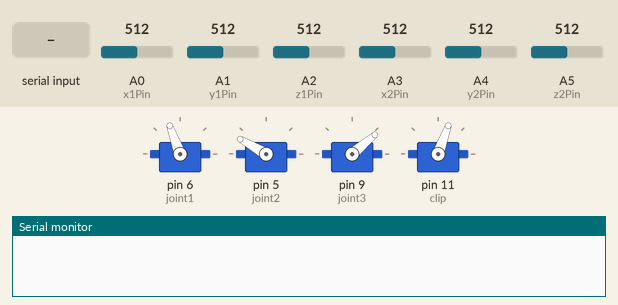
The sketch below on a simulated Arduino Uno, built with avr-gcc and run on an emulated ATmega328P. Parts: 4 × servo, the last lines printed to the serial monitor. Inputs (shaded band) come from the test bench; at power-on: A2 (z1Pin) = 512, A0 (x1Pin) = 512, A1 (y1Pin) = 512, A3 (x2Pin) = 512, A4 (y2Pin) = 512, A5 (z2Pin) = 512.

Above: at 1.2 s.
1.3 s: A2 (z1Pin) set to 22
2.8 s: A2 (z1Pin) set to 18
At 3.29 s:
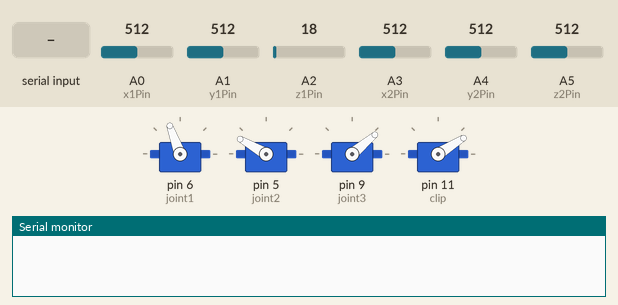
At 4.89 s:
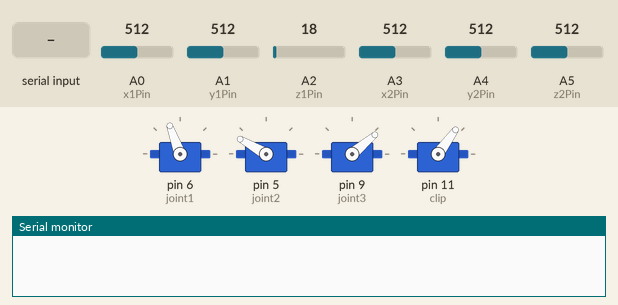
5.8 s: "SET 90,45,200\n" received over Serial
At 6.84 s:
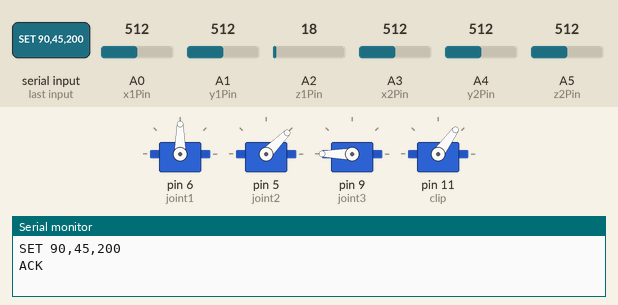
8.8 s: "GET\n" received over Serial
Timing chart, 0 to 15.8 s (numbered marks = the images above; inputs shaded):
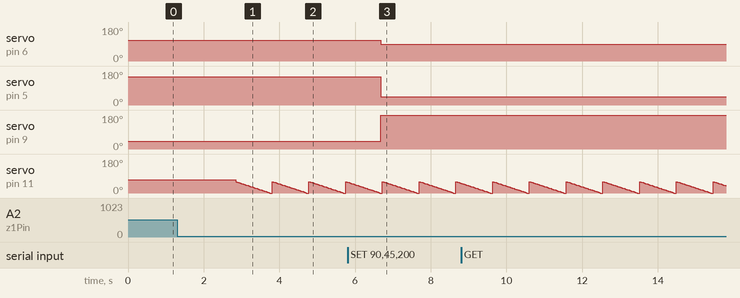

The sketch:

pythonTest.ino
```cpp
#include <Servo.h>

// ジョイスティックのピン
int x1Pin = A0; // 左ジョイスティック X  左x++　　右x--
int y1Pin = A1; // 左ジョイスティック Y  下z++   上z--
int z1Pin = A2; // 左ジョイスティック ボタン

int x2Pin = A3; // 右ジョイスティック X   左y++  右y--
int y2Pin = A4; // 右ジョイスティック Y
int z2Pin = A5; // 右ジョイスティック ボタン

int x1, y1, z1, x2, y2, z2;

// サーボモータのピン
int joint1 = 6;
int joint2 = 5;
int joint3 = 9;
int clip = 11;

Servo j1_servo, j2_servo, j3_servo, cl_servo;

// 目標位置と前回の位置
float x = 85.0, y = 70.0, z = 100.0;
float step_size = 1.0;

int q0 = 110; //20
int q1 = 150; //-30
int q2 = 40; //90

void PressedButtom(int z1, int z2) {
    // ボタン処理（変更なし）
    if (z1 < 20) {
        for (int pos = 60; pos >= 0; pos -= 1) {
            cl_servo.write(pos);
            delay(15);
        }
    } else if (z2 < 20) {
        for (int pos = 0; pos <= 60; pos += 1) {
            cl_servo.write(pos);
            delay(15);
        }
    }
}

void JoyStick(int x1, int x2, int y1, float *x, float *y, float *z) {
    // ジョイスティック処理（変更なし）
    if (y1 > 600) {
        *x -= step_size;
    } else if (y1 < 400) {
        *x += step_size;
    }

    if (x1 > 600) {
        *y += step_size;
    } else if (x1 < 400) {
        *y -= step_size;
    }

    if (y2 > 600) {
        *z -= step_size;
    } else if (y2 < 400) {
        *z += step_size;
    }
}

void Clamp(float *x, float *y, float *z)
{
  float rRange = 170;
  if (*x > rRange) {
        *x = rRange;
  } else if (*x < 0) {
      *x = 0;
  }

  if (*y > rRange) {
        *y = rRange;
  } else if (*y < 0) {
      *y = 0;
  }

  if (*z > rRange) {
        *z = rRange;
  } else if (*z < 20) {
      *z = 20;
  }
}

void setup() {
    Serial.begin(9600);

    j1_servo.attach(joint1);
    j2_servo.attach(joint2);
    j3_servo.attach(joint3);
    cl_servo.attach(clip);
    j1_servo.write(q0);
    j2_servo.write(q1);
    j3_servo.write(q2);
    cl_servo.write(70); // 初期位置
}

void loop() {
    x1 = analogRead(y1Pin);
    y1 = analogRead(x1Pin);
    z1 = analogRead(z1Pin);
    x2 = analogRead(y2Pin);
    y2 = analogRead(x2Pin);
    z2 = analogRead(z2Pin);

    JoyStick(x1, x2, y1, &x, &y, &z);
    PressedButtom(z1, z2);
    Clamp(&x, &y, &z);
    // Serial.print("Sensor Value: ");
    // Serial.print(x); // 改行付きで値を表示
    // Serial.print(" ");
    // Serial.print(y); // 改行付きで値を表示
    // Serial.print(" ");
    // Serial.println(z); // 改行付きで値を表示

    if (Serial.available() > 0) {
        String command = Serial.readStringUntil('\n');
        command.trim(); // 空白文字を削除

            Serial.println(command);
        if (command == "GET") {
            Serial.print("POS,");
            Serial.print(x);
            Serial.print(",");
            Serial.print(y);
            Serial.print(",");
            Serial.println(z);
            Serial.println("GetArduinoDone");
        } else if (command.startsWith("SET")) {
            int angle1, angle2, angle3;
            if (sscanf(command.c_str(), "SET %d,%d,%d", &angle1, &angle2, &angle3) == 3) {
                j1_servo.write(angle1);
                j2_servo.write(angle2);
                j3_servo.write(angle3);
                Serial.println("ACK"); // 受信確認を送信
            } else {
                Serial.print("Invalid angle data received: ");
                Serial.println(command);
            }
        } else {
          Serial.print("Unknown command received: ");
          Serial.println(command);
        }
    }
    delay(50);
}
```

Measured:
- the behaviour switches between 20 and 19 on A2 (z1Pin) (found by bisection; images 0 and 1)
- after the input at 1.3 s, every drawn part: stays the same
- after the input at 2.8 s, servo on pin 11 (clip): ramps from 60° to 0° and jumps back, once every 0.97 s
- after the input at 5.8 s, servo on pin 6 (joint1): 110° → 90° after 0.87 s; servo on pin 5 (joint2): 150° → 45° after 0.87 s; servo on pin 9 (joint3): 40° → 180° after 0.87 s
